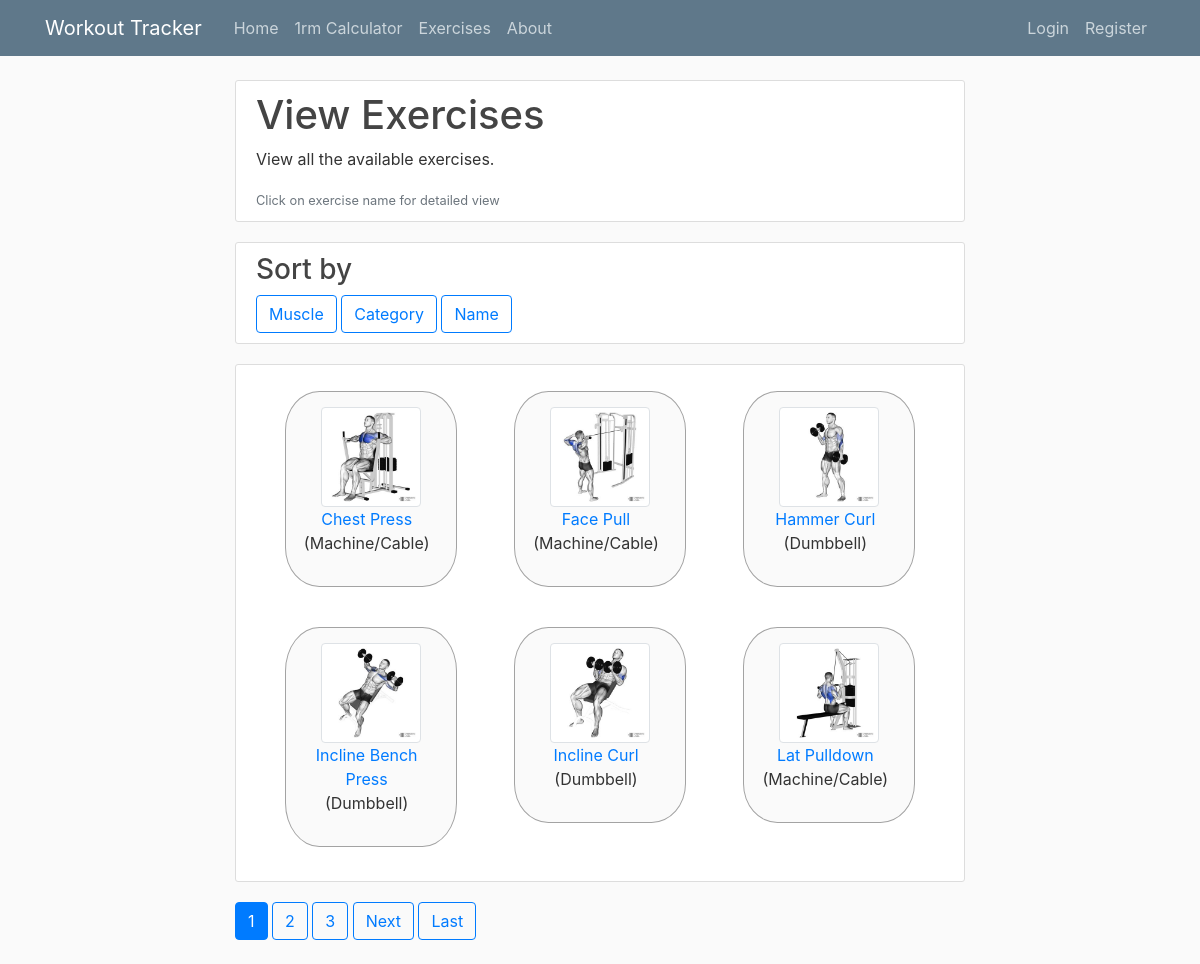
The page /exercises/ on the database its author committed.
### tracker/models.py (models this page shows, shortened)
class Exercise(models.Model):
    name = models.CharField(max_length=100)
    muscle = models.ForeignKey(Muscle, on_delete=models.CASCADE)
    category = models.ForeignKey(Category, on_delete=models.CASCADE)
    img = models.ImageField(default='defaultExercise.png', upload_to='exercise_pics', null=True)
    class Meta:
        ordering = ['muscle']

class Category(models.Model):
    name = models.CharField(max_length=30)
    class Meta:
        ordering = ['name']
    def __str__(self):
        return self.name

### tracker/views.py (the view)
# urls.py: path('exercises/', ExerciseListView.as_view(), name='tracker-exercises'),
class ExerciseListView(ListView):
    model = Exercise
    template_name = 'tracker/exercises.html'
    context_object_name = 'exercises'
    ordering = ['name']
    paginate_by = 6

### tracker/templates/tracker/exercises.html (shortened to what this page needs)
{% extends "tracker/base.html" %}
{% block content %}
    <article class="media content-section">
        <div class="media-body">
            <h1>View Exercises</h1>
            <p>View all the available exercises.</p>
            <small class="text-muted bp-2">Click on exercise name for detailed view</small>
        </div>
    </article>
    <article class="media content-section">
        <div class="media-body">
            <h3>Sort by</h3>
            <button class="btn btn-outline-primary" type="Submit">Muscle</button>
            <button class="btn btn-outline-primary" type="Submit">Category</button>
            <button class="btn btn-outline-primary" type="Submit">Name</button>
        </div>
    </article>
    <article class="media content-section exercise-media">
        {% for exercise in exercises%}
        <div class="exercise-box col-md-3 col-sm-6 mb-4">
            <div class="d-flex justify-content-center align-items-center">
                <img class="img-thumbnail" src={{ exercise.img.url }}>
            </div>
            <div class="d-flex justify-content-center align-items-center text-center">
                <a class="mr-2" href="{% url 'exercise-detail' exercise.id %}">{{ exercise.name }}</a>
            </div>
            <div class="d-flex justify-content-center align-items-center text-center">
                <p class="mr-2" href="#">({{ exercise.category }})</p>
            </div>
        </div>
        {% endfor %}
    </article>
    {% if is_paginated %}
        {% for num in page_obj.paginator.page_range %}
            {% if page_obj.number == num %}
                <a class="btn btn-primary mb-4" href="?page={{ num }}">{{ num }}</a>
            {% elif num > page_obj.number|add:'-3' and num < page_obj.number|add:'3' %}
                <a class="btn btn-outline-primary mb-4" href="?page={{ num }}">{{ num }}</a>
            {% endif %}
        {% endfor %}
        {% if page_obj.has_next %}
            <a class="btn btn-outline-primary mb-4" href="?page={{ page_obj.next_page_number}}">Next</a>
            <a class="btn btn-outline-primary mb-4" href="?page={{ page_obj.paginator.num_pages }}">Last</a>
        {% endif %}
    {% endif %}
{% endblock content %}

### tracker/static/tracker/main.css (style rules this page uses)
body { background: #fafafa; color: #333333; margin-top: 5rem; background-image: url('./images/bg1.jpg'); background-size: cover; background-repeat: no-repeat; }
h1, h2, h3, h4, h5, h6 { color: #444444; }
.content-section { background: #ffffff; padding: 10px 20px; border: 1px solid #dddddd; border-radius: 3px; margin-bottom: 20px; }
.exercise-media { display: flex; flex-wrap: wrap; justify-content: space-around; }
.exercise-box { padding: 15px; border-color: rgb(163, 163, 163); border: rgb(163, 163, 163) 0.1rem solid; background: rgb(250, 250, 250); border-radius: 20%; margin: 1rem; }
.img-thumbnail { width: 100px; height: 100px; }

### rows shown on the page
Exercise: img (picture), name "Chest Press", category "Machine/Cable"
Exercise: img (picture), name "Face Pull", category "Machine/Cable"
Exercise: img (picture), name "Hammer Curl", category "Dumbbell"
Exercise: img (picture), name "Incline Bench Press", category "Dumbbell"
Exercise: img (picture), name "Incline Curl", category "Dumbbell"
Exercise: img (picture), name "Lat Pulldown", category "Machine/Cable"

### other values the page prints
{{ num }} "1"
{{ num }} "2" "3"
